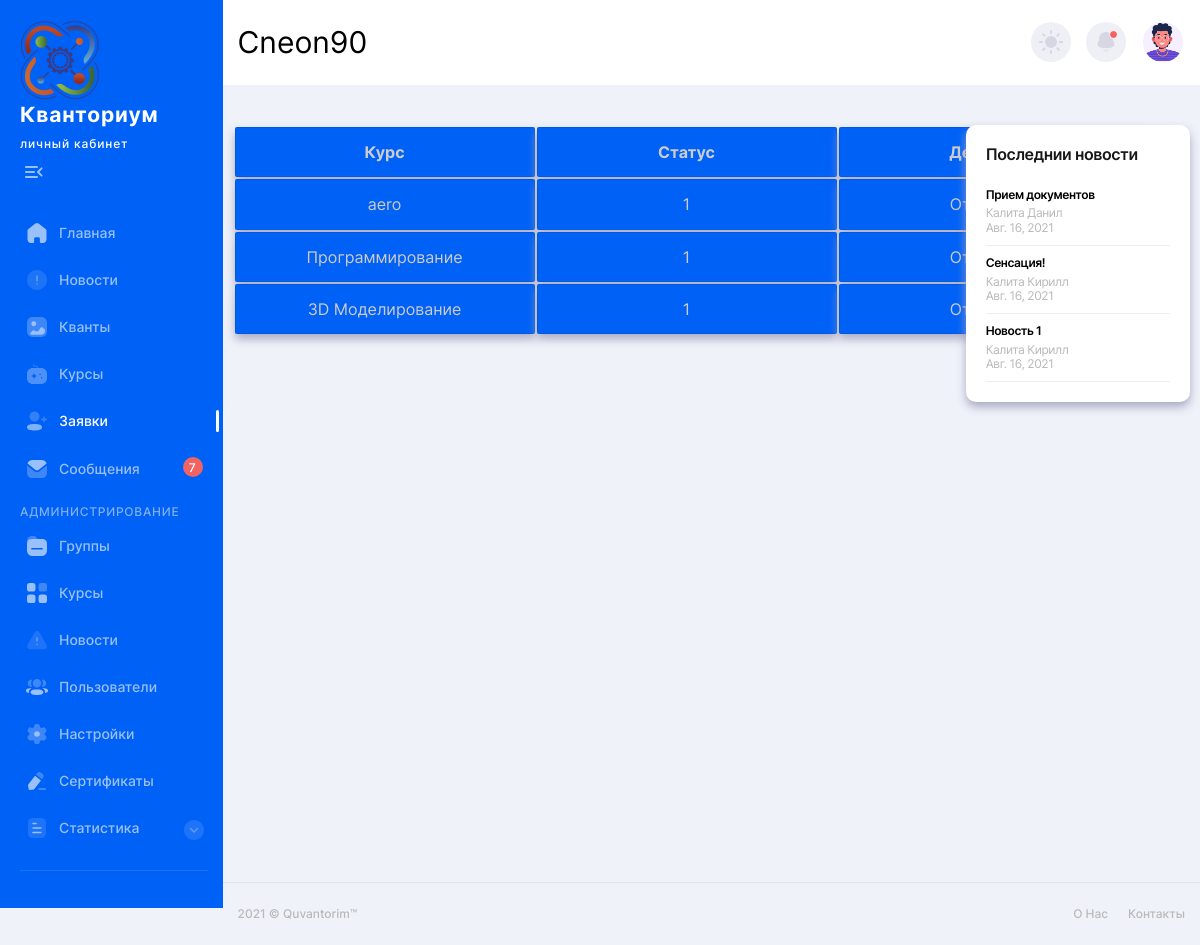
The app's page /bid/ (signed in), older data.
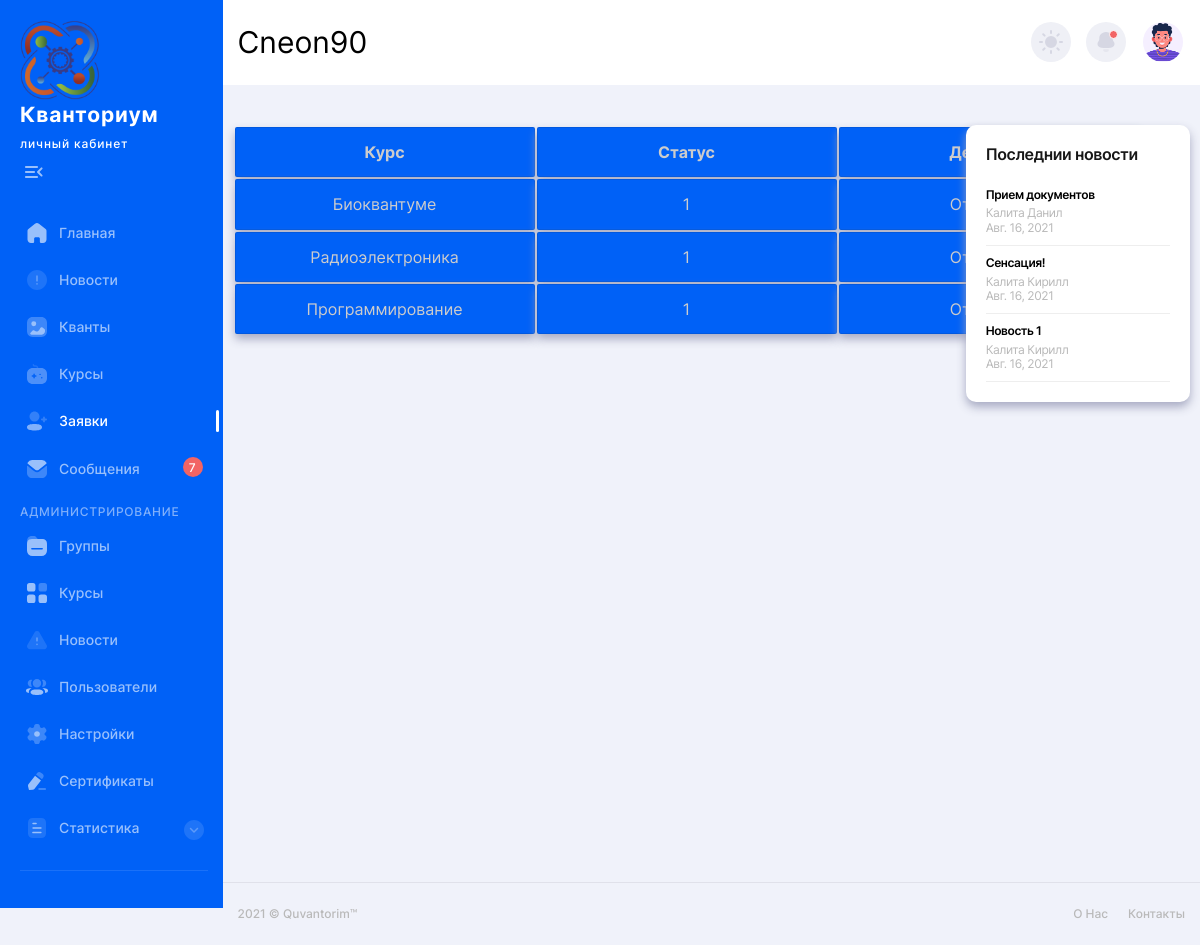
The same page, newer data.
### manager/models.py (models this page shows, shortened)
class claim(models.Model):
    user =   models.ForeignKey(User, on_delete=models.CASCADE, null=True)#ManyToManyField(User)  # Привязываем к модели юзер
    course = models.ForeignKey(Course, on_delete=models.CASCADE, null=True)#ManyToManyField(User)(Course)   #ForeignKey(Course, on_delete=models.CASCADE, null=True)  # Привязываем к модели курс
    data = models.DateField(null=True, blank=True)
    type_cours = models.CharField(max_length=1, choices=type_course, null=True)
    status = models.CharField(max_length=30,  null=True)

class Course(models.Model):
    name = models.CharField(max_length=30, blank=True)
    zag = models.CharField(max_length=200, blank=True)
    body = models.TextField(null=True, blank=True)
    data_create = models.DateField(null=True, blank=True)
    type_cours = models.CharField(max_length=1, choices=type_course, null=True)
    def __str__(self):
        return self.name

class novelty(models.Model):
    name = models.CharField(max_length=30, blank=True)
    heading = models.CharField(max_length=30, blank=True)
    body = models.TextField()
    data = models.DateField(null=True, blank=True)
    time =  models.TimeField(null=True, blank=True)

### manager/views.py (the view)
# urls.py: path('bid/', views.bid, name='bid'),
def bid(request):
    data={}
    data.update(init_news(request))
    data['zaivki'] = claim.objects.filter(user_id=request.user.id)
    if data['zaivki'].count() ==0:
        data['error'] = 1
    if request.GET.get('id'):
        try:
            za=claim.objects.get(id=request.GET['id'])
            za.delete()
        except claim.DoesNotExist:
            print("error")
    return render(request, 'manager/zaivki/zaivki.html', data)

### manager/functional.py (called while the page is built)
def init_news(request):
    datas={}
    datas['new'] = novelty.objects.all().order_by('-data').order_by('-time')[:settings.NEWS_COLUMN]
    datas['admins'] = request.user.has_perm('manager.can_admins')
    datas['exit'] = request.user.is_authenticated
    return datas

### templates/manager/zaivki/zaivki.html (shortened to what this page needs)
{% extends "manager/main.html" %}
{% block bar %}
  {% if user.is_authenticated %}   sidebar {% else %}  sidebarno {% endif %}
{% endblock %}
{% block zaiv_activ %}
 active
{% endblock %}
{% block namepage %}
      {{ user.username }}
{% endblock %}
{% block content %}
    <main class="main users chart-page" id="skip-target">
      <div class="container">
        <div class="row">
          <div class="col-lg-9">
             <div class="text">
             {% if not error == 1  %}
                    <table class="tabl_zaiv">
                            <tr>
                                <th class="name">Курс</th>
                                <th class="name">Статус</th>
                                <th class="name"> Действие </th>
                             </tr>
                  {% for ziv in zaivki %}
                        <tr>
                          <td class="names2">  <a href=""> {{ ziv.course }}  </a>   </td>
                          <td class="names2">  <a href=""> {{ ziv.status }}  </a>   </td>
                          <td class="names3">  <a href="?id={{ ziv.id }}">  Отменить  </a>   </td>
                        </tr>
                            {% endfor %}
                 </table>
             {% else %}
                    <h1> У вас нет заявок</h1>
             {% endif %}
              </div>
            </div>
          <div class="col-lg-3">
            {% include 'manager/news/show_news.html' %}
          </div>
        </div>
      </div>
    </main>
{% endblock %}

### templates/manager/main.html (shortened to what this page needs)
{% load static %}
<!DOCTYPE html>
<html lang="en">
<head>
  <link rel="stylesheet" href="{% static "manager/css/style.css"%}">
  <link rel="stylesheet" href="{% static "manager/css/font-awesome.min.css"%}">
        <link rel="stylesheet" href="https://unpkg.com/swiper/swiper-bundle.min.css" />
</head>
<body>
<div class="page-flex">
  <aside class="{% block bar %}  }}     {% endblock %}">
    <div class="sidebar-start">
        <div class="sidebar-head">
            <a href="/" class="logo-wrapper" title="home">
                <div class="icon logo"> <img src={% static "manager/img/logo.png"%} </div>
                <div class="logo-text">
                    <div class="logo-title">Кванториум</div>
                    <div class="logo-subtitle">личный кабинет</div>
                </div>
            </a>
            <button class="sidebar-toggle transparent-btn" title="Menu" type="button">
                <span class="icon menu-toggle" aria-hidden="true"></span>
            </button>
        </div>
        <div class="sidebar-body">
            <ul class="sidebar-body-menu">
                <li>
                   <a class="{% block indexactive %} {% endblock %}" href="/"><span class="icon home" aria-hidden="true"></span>Главная</a>
                </li>
                <li>
                    <a class="{% block newsactiv %} {% endblock %}" href="{% url 'news' %}"><span class="icon news" aria-hidden="true"></span>Новости</a>
                </li>
                <li>
                      <a class="{% block qvant_activ %} {% endblock %}" href="{% url 'course_qvant' %}"><span class="icon image" aria-hidden="true"></span>Кванты</a>
                </li>
              <li>
                      <a class="{% block courseactive %} {% endblock %}" href="{% url 'course' %}"><span class="icon game" aria-hidden="true"></span>Курсы</a>
              </li>
                 <li>
                      <a class="{% block zaiv_activ %} {% endblock %}" href="{% url 'bid' %}"><span class="icon zaiv" aria-hidden="true"></span>Заявки</a>
                </li>
                <li>
                    <a class="{% block message_activ %} {% endblock %}"  href="{% url 'message' %}">
                        <span class="icon message" aria-hidden="true"></span>
                        Сообщения
                    </a>
                    <span class="msg-counter">7</span>
                </li>
            </ul>
        {% if admins %}
                <span class="system-menu__title">Администрирование</span>
            <ul class="sidebar-body-menu">
                <li>
                        <a class="{% block creat_groups %} {% endblock %}" href="{% url 'group' %}">
                        <span class="icon folder" aria-hidden="true"></span> Группы
                    </a>
                </li>
                <li>
                    <a class="{% block course %} {% endblock %}" href="{% url "add_course" %}">
                        <span class="icon category " aria-hidden="true"></span>Курсы
                    </a>
                </li>
            <li>
                    <a class="{% block news %} {% endblock %}" href="{% url "add_news" %}">
                        <span class="icon newses" aria-hidden="true"></span>Новости
                    </a>
                </li>
                <li>
                      <a class="{% block users %} {% endblock %}" href="{% url 'admins/admins' %}">
                        <span class="icon user-3" aria-hidden="true"></span>Пользователи
                    </a>
                <li>
                    <a href="##"><span class="icon setting" aria-hidden="true"></span>Настройки</a>
                </li>
            <li>
                    <a href="#"><span class="icon edit" aria-hidden="true"></span>Сертификаты</a>
                </li>
              <li>
                    <a class="show-cat-btn" href="##">
                        <span class="icon document" aria-hidden="true"></span>Статистика
                        <span class="category__btn transparent-btn" title="Open list">
                            <span class="icon arrow-down" aria-hidden="true"></span>
                        </span>
                    </a>
                    <ul class="cat-sub-menu">
                        <li>
                        </li>
                        <li>
                        </li>
                    </ul>
                </li>
            </ul>
        {% endif %}
        </div>
    </div>
</aside>
  <div class="main-wrapper">
    <nav class="main-nav--bg">
  <div class="container main-nav">
        <div class="kirill">  {% block namepage %}
	                    {% endblock %}
</div>
       <div class="main-nav-end">
      <button class="theme-switcher gray-circle-btn" type="button" title="Switch theme">
        <i class="sun-icon" data-feather="sun" aria-hidden="true"></i>
      </button>
        {% if not user.is_anonymous %}
      <div class="notification-wrapper">
        <button class="gray-circle-btn dropdown-btn" title="To messages" type="button">
          <span class="icon notification active" aria-hidden="true"></span>
        </button>
      </div>
 {% endif %}
 {% if not user.is_anonymous %}
     <div class="nav-user-wrapper">
        <button href="  " class="nav-user-btn dropdown-btn" title="{{ user.username }}" type="button">
          <span class="nav-user-img">
            <picture><source srcset="../../static/manager/img/avatar/avatar-illustrated-02.webp" type="image/webp"><img src="static/manager/img/avatar/avatar-illustrated-02.png" alt="User name"></picture>
          </span>
        </button>
      </div>
       {% endif %}
    </div>
  </div>
</nav>
       {% block content %}
	  {% endblock %}
    <footer class="footer">
  <div class="container footer--flex">
    <div class="footer-start">
      <p>2021 © Quvantorim™</p>
    </div>
    <ul class="footer-end">
      <li><a href="{% url 'about' %}">О Нас</a></li>
      <li><a href="{% url 'contact' %}">Контакты</a></li>
    </ul>
  </div>
</footer>
  </div>
</div>
</body>
</html>

### templates/manager/news/show_news.html (shortened to what this page needs)
     <article class="white-block">
              <div class="top-cat-title">
                <h3>Последнии новости </h3>
              </div>
              <ul class="top-cat-list">
                  {% for news in new %}
                <li>
                  <a href="{% url 'new_post' news.id %}">
                    <div class="top-cat-list__title">
                     {{ news.heading }}
                    </div>
                    <div class="top-cat-list__subtitle">
                       {{ news.name }} <br>
                      {{ news.data }}
                    </div>
                  </a>
                  {% endfor %}
              </ul>
            </article>

Row changes from the older to the newer data that the page shows:
removed claim: course "aero", status "1"
removed claim: course "3D Моделирование", status "1"
added claim: course "Биоквантуме", status "1"
added claim: course "Радиоэлектроника", status "1"
